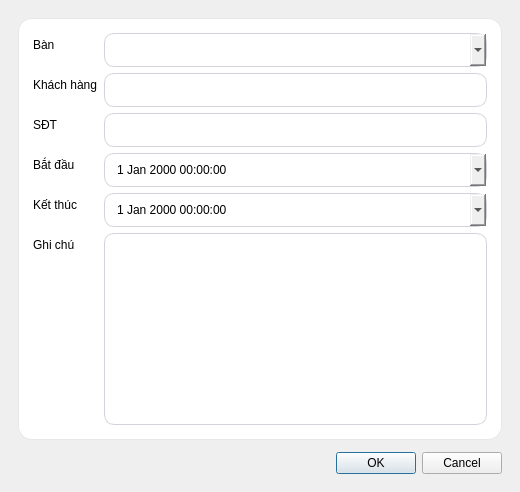
<?xml version="1.0" encoding="UTF-8"?>
<ui version="4.0">
 <class>BookingDialog</class>
 <widget class="QDialog" name="BookingDialog">
  <property name="windowTitle">
   <string>Đặt lịch</string>
  </property>
  <property name="minimumSize">
   <size>
    <width>520</width>
    <height>360</height>
   </size>
  </property>
  <layout class="QVBoxLayout" name="verticalLayout">
   <property name="leftMargin">
    <number>18</number>
   </property>
   <property name="topMargin">
    <number>18</number>
   </property>
   <property name="rightMargin">
    <number>18</number>
   </property>
   <property name="bottomMargin">
    <number>18</number>
   </property>
   <property name="spacing">
    <number>12</number>
   </property>
   <item>
    <widget class="QFrame" name="card">
     <property name="styleSheet">
      <string notr="true">QFrame#card{background:#ffffff;border:1px solid #e5e7eb;border-radius:14px;} QLineEdit, QComboBox, QDateTimeEdit, QTextEdit{padding:8px 10px;border:1px solid #d1d5db;border-radius:10px;} QLineEdit:focus, QComboBox:focus, QDateTimeEdit:focus, QTextEdit:focus{border:1px solid #5ea0e6;}</string>
     </property>
     <layout class="QFormLayout" name="formLayout">
      <property name="leftMargin">
       <number>14</number>
      </property>
      <property name="topMargin">
       <number>14</number>
      </property>
      <property name="rightMargin">
       <number>14</number>
      </property>
      <property name="bottomMargin">
       <number>14</number>
      </property>
      <item row="0" column="0">
       <widget class="QLabel" name="labelTable">
        <property name="text">
         <string>Bàn</string>
        </property>
       </widget>
      </item>
      <item row="0" column="1">
       <widget class="QComboBox" name="comboTable"/>
      </item>
      <item row="1" column="0">
       <widget class="QLabel" name="labelCustomer">
        <property name="text">
         <string>Khách hàng</string>
        </property>
       </widget>
      </item>
      <item row="1" column="1">
       <widget class="QLineEdit" name="lineCustomer"/>
      </item>
      <item row="2" column="0">
       <widget class="QLabel" name="labelPhone">
        <property name="text">
         <string>SĐT</string>
        </property>
       </widget>
      </item>
      <item row="2" column="1">
       <widget class="QLineEdit" name="linePhone"/>
      </item>
      <item row="3" column="0">
       <widget class="QLabel" name="labelStart">
        <property name="text">
         <string>Bắt đầu</string>
        </property>
       </widget>
      </item>
      <item row="3" column="1">
       <widget class="QDateTimeEdit" name="dtStart">
        <property name="calendarPopup">
         <bool>true</bool>
        </property>
       </widget>
      </item>
      <item row="4" column="0">
       <widget class="QLabel" name="labelEnd">
        <property name="text">
         <string>Kết thúc</string>
        </property>
       </widget>
      </item>
      <item row="4" column="1">
       <widget class="QDateTimeEdit" name="dtEnd">
        <property name="calendarPopup">
         <bool>true</bool>
        </property>
       </widget>
      </item>
      <item row="5" column="0">
       <widget class="QLabel" name="labelNote">
        <property name="text">
         <string>Ghi chú</string>
        </property>
       </widget>
      </item>
      <item row="5" column="1">
       <widget class="QTextEdit" name="textNote"/>
      </item>
     </layout>
    </widget>
   </item>
   <item>
    <widget class="QDialogButtonBox" name="buttonBox">
     <property name="standardButtons">
      <set>QDialogButtonBox::Cancel|QDialogButtonBox::Ok</set>
     </property>
    </widget>
   </item>
  </layout>
 </widget>
 <resources/>
 <connections/>
</ui>
